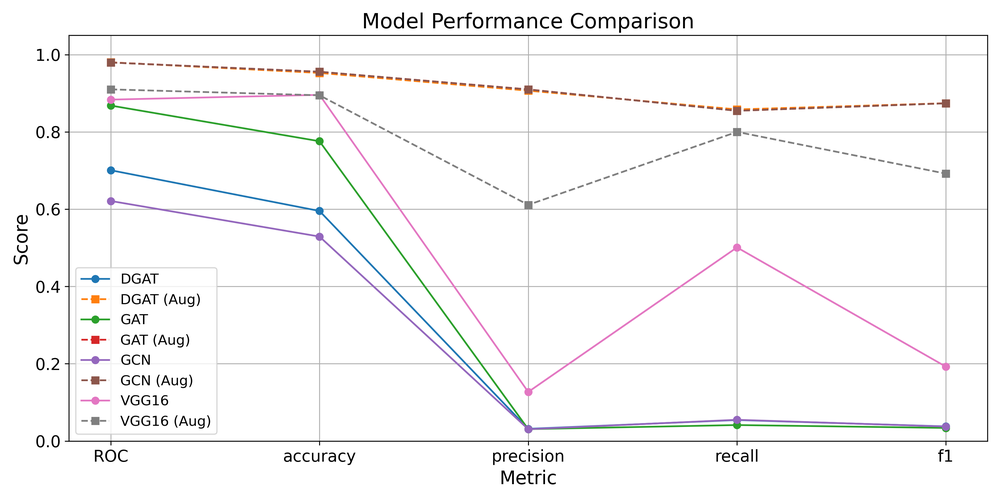
#> input picture Workspace/visualization/saved_figs/performance_comparison_basic.png, 1000 x 500 px, shrunk from 3600 x 1800 before the run
$ python -i preprocessing.py   (imports and definitions only)
#> lines starting #> are read from the running program, lines starting #| are printed output that depends on the picture
import numpy as np
from skimage.color import rgb2gray
from skimage.filters import sobel
from skimage.feature import peak_local_max
from skimage.segmentation import slic, felzenszwalb, watershed
from sklearn.cluster import KMeans
from skimage.feature import local_binary_pattern
from skimage.measure import regionprops
from scipy import ndimage as ndi

from sklearn.model_selection import StratifiedShuffleSplit
from torch.utils.data import Subset

# [27 lines left out: function stratified_split, not called in this run]


def create_superpixels(img, method='slic', **kwargs):
    """
    Generate a superpixel segmentation of an image using a specified method.

    Parameters
    ----------
    img : ndarray
        Input RGB image of shape (H, W, C).
    method : str, optional
        Segmentation method to use: 'slic', 'felzenszwalb', 'watershed',
        'kmeans', or 'pixel'. Default is 'slic'.
    **kwargs
        Additional parameters passed to the selected segmentation algorithm.

    Returns
    -------
    ndarray
        A 2D array of shape (H, W) containing integer segment labels, where
        each unique label represents a distinct image region.
    """
#> called with method = 'slic'

    gray = rgb2gray(img)
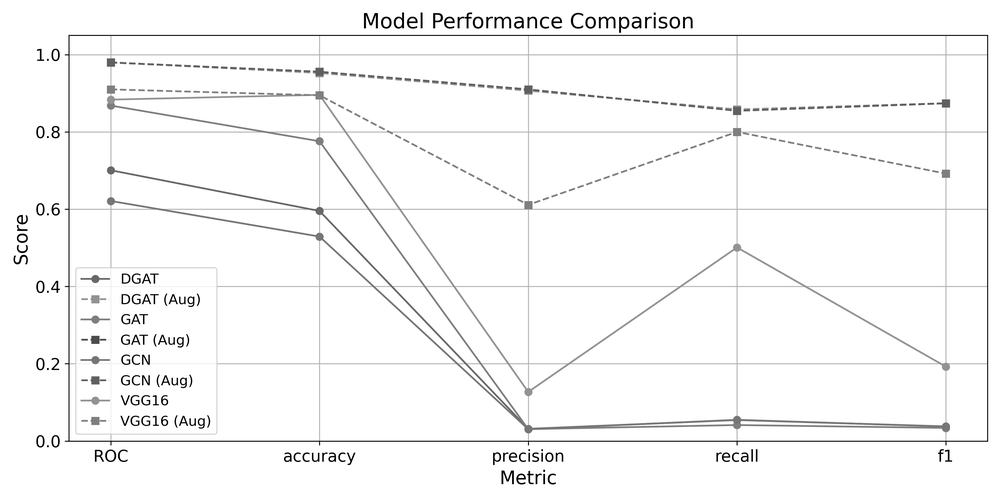
#> gray: shape (500, 1000) float64; min 0, max 1, mean 0.97
    if method == 'slic':
        kwargs["n_segments"] = 100
        return slic(img, **kwargs)
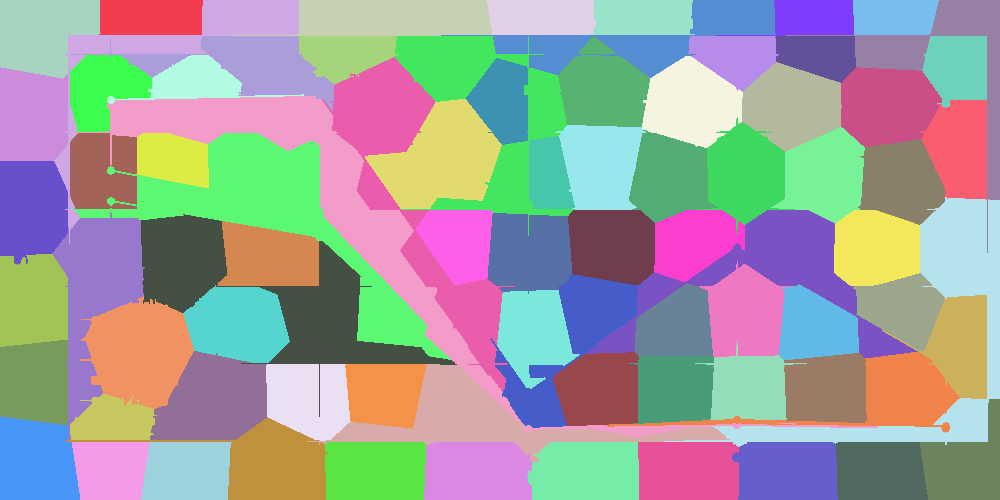
#> returned value: shape (500, 1000) int64; 80 distinct labels, from 1 to 80; one colour per label, 0 black
    elif method == 'felzenszwalb':
        return felzenszwalb(img, **kwargs)
    elif method == 'watershed':
        gradient = sobel(gray)

        distance = ndi.distance_transform_edt(gray)

        coords = peak_local_max(
            distance,
            min_distance=int(0.1*min(distance.shape)),
            threshold_rel=0.3,
            footprint=np.ones((3, 3)),
            labels=(gray > 0.1*gray.mean())
        )

        markers = np.zeros(gray.shape, dtype=np.int32)
        markers[tuple(coords.T)] = 1
        markers = ndi.label(markers)[0]

        return watershed(
            -gradient,
            markers,
            mask=(gray > 0.1*gray.mean()),
            watershed_line=True,
            compactness=0.01
        )
    elif method == 'kmeans':
        flat = img.reshape(-1, img.shape[2])
        kmeans = KMeans(n_clusters=kwargs.get('n_segments', 100)).fit(flat)
        return kmeans.labels_.reshape(img.shape[:2])
    elif method == 'pixel':
        h, w = gray.shape
        return np.arange(h * w).reshape(h, w)
    else:
        raise ValueError(f"Unknown segmentation method: {method}")


# [56 lines left out: functions superpixel_properties, compute_texture, compute_shape_metrics, not called in this run]

>>> import cv2
>>> picture = cv2.cvtColor(cv2.imread('../visualization/saved_figs/performance_comparison_basic.png'), cv2.COLOR_BGR2RGB)
>>> result = create_superpixels(picture)
